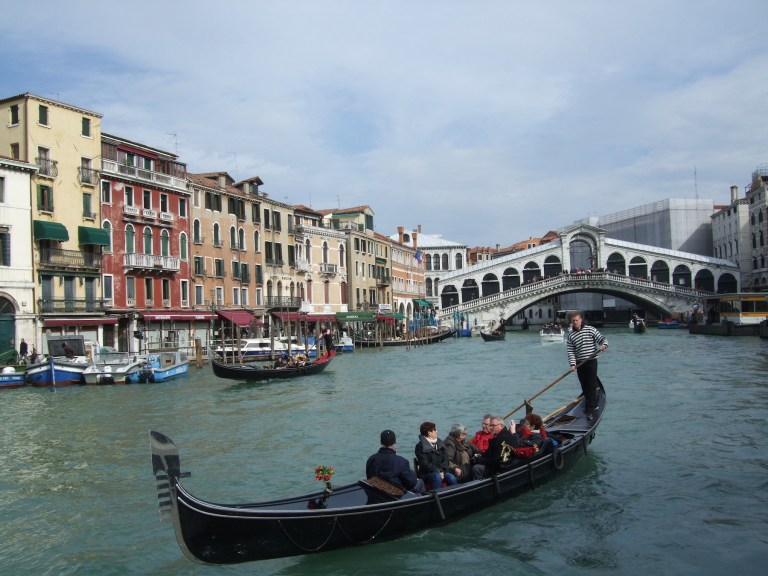
#> input picture đồ án/venice.jpg, 768 x 576 px, found by its file name
$ jupyter execute --allow-errors Photo_Sketching.ipynb   (shell and % lines are left out)
#> lines starting #> are read from the running program, lines starting #| are printed output that depends on the picture
#Cách 1:

[cell 1]
# Python program to Convert Image into sketch


# import all the required modules
import numpy as np
import imageio
import scipy.ndimage
import cv2
from google.colab.patches import cv2_imshow

# take image input and assign variable to it
img = "/content/venice.jpg"


# function to convert image into sketch
def rgb2gray(rgb):
	# 2 dimensional array to convert image to sketch
	return np.dot(rgb[..., :3], [0.2989, 0.5870, .1140])


def dodge(front, back):

	# if image is greater than 255 (which is not possible) it will convert it to 255
	final_sketch = front*255/(255-back)
	final_sketch[final_sketch > 255] = 255
	final_sketch[back == 255] = 255

	# to convert any suitable existing column to categorical type we will use apect function
	# and uint8 is for 8-bit signed integer
	return final_sketch.astype('uint8')


ss = imageio.imread(img)
#> ss is the input picture: shape (576, 768, 3); mean R, G, B 123.6, 135.2, 142
gray = rgb2gray(ss)
#> in rgb2gray, `return np.dot(rgb[..., :3], [0.2989, 0.5870, .1140])`:
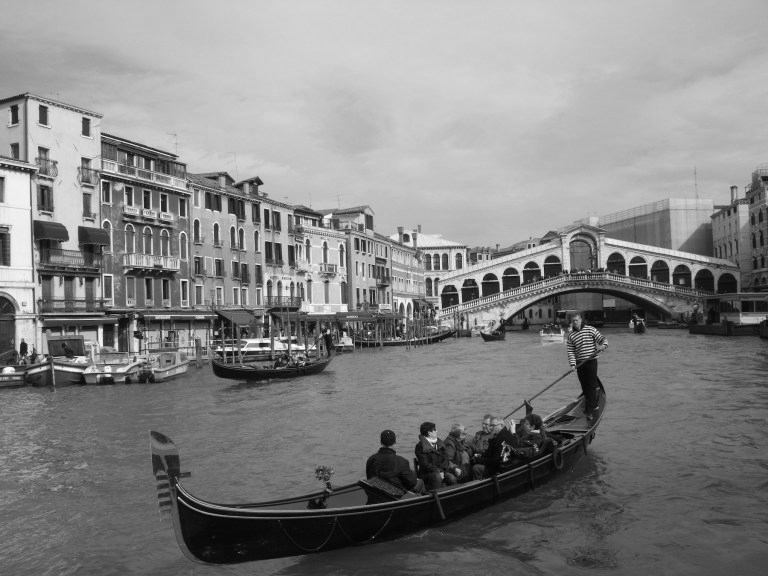
#> returned value: shape (576, 768) float64; min 0, max 255, mean 132.5

i = 255-gray
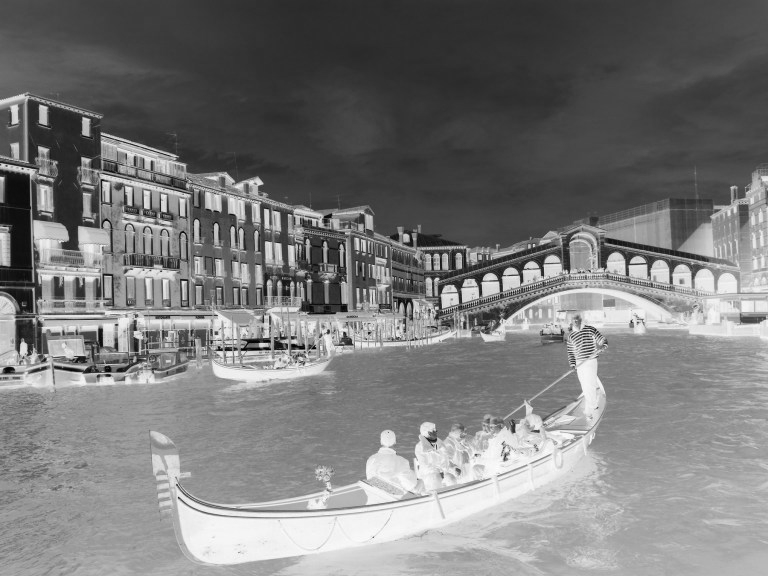
#> i: shape (576, 768) float64; min 0.0255, max 255, mean 122.5


# to convert into a blur image
blur = scipy.ndimage.filters.gaussian_filter(i, sigma=21)
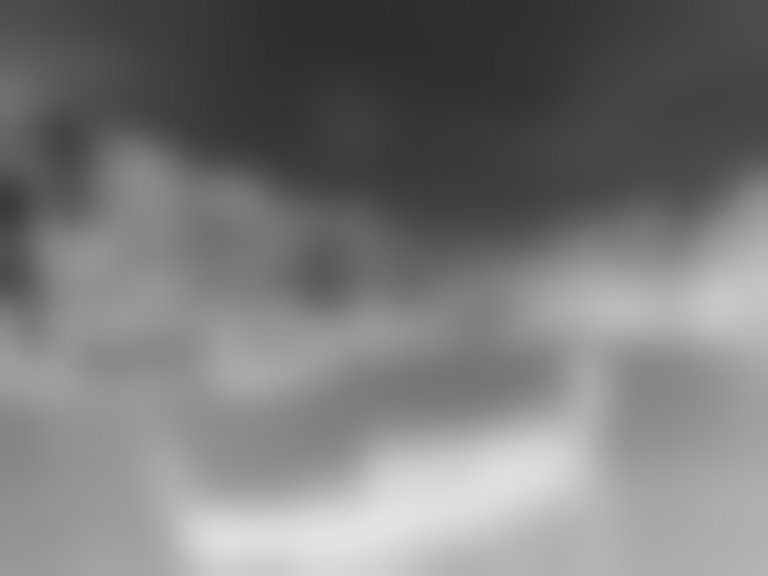
#> blur: shape (576, 768) float64; min 44.64, max 226.4, mean 122.5


# calling the fuction
r = dodge(blur, gray)
#> in dodge, `final_sketch[final_sketch > 255] = 255`:
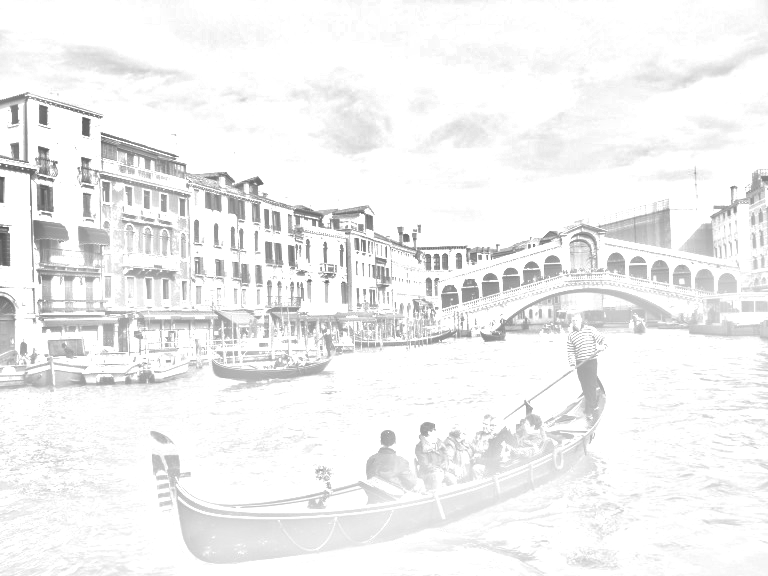
#> final_sketch: shape (576, 768) float64; min 81.78, max 255, mean 241.6

cv2_imshow(r)

#Cách 2:

[cell 2]
import cv2
from google.colab.patches import cv2_imshow
image = cv2.imread('/content/venice.jpg')  # loads an image from the specified file
# convert an image from one color space to another
grey_img = cv2.cvtColor(image, cv2.COLOR_BGR2GRAY)
invert = cv2.bitwise_not(grey_img)  # helps in masking of the image
# sharp edges in images are smoothed while minimizing too much blurring
blur = cv2.GaussianBlur(invert, (21, 21), 0)
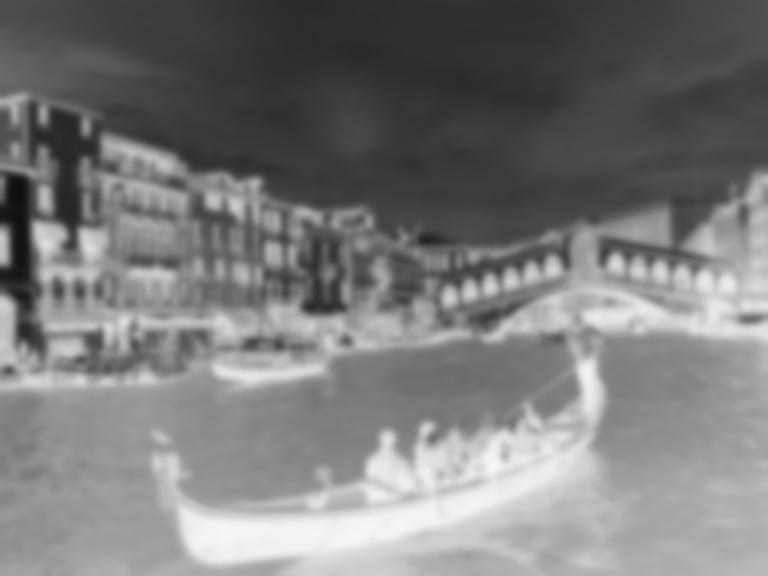
#> blur: shape (576, 768); min 15, max 246, mean 122.5
invertedblur = cv2.bitwise_not(blur)
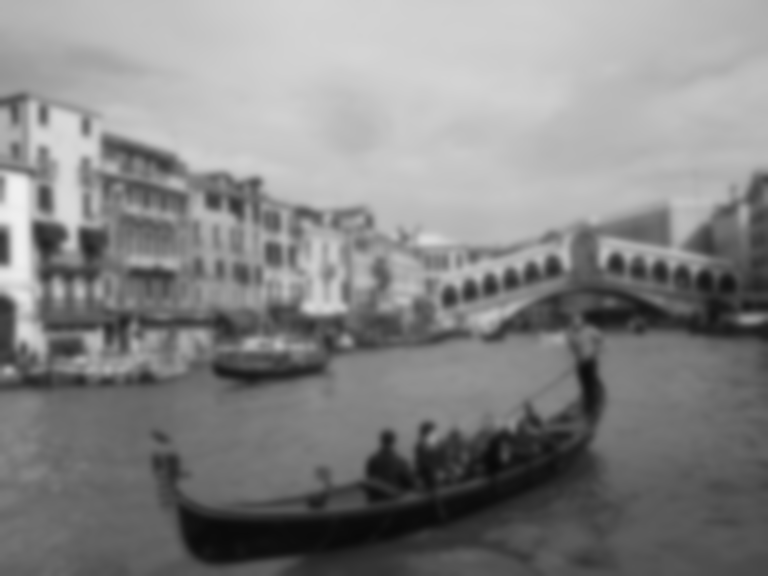
#> invertedblur: shape (576, 768); min 9, max 240, mean 132.5
sketch = cv2.divide(grey_img, invertedblur, scale=256.0)
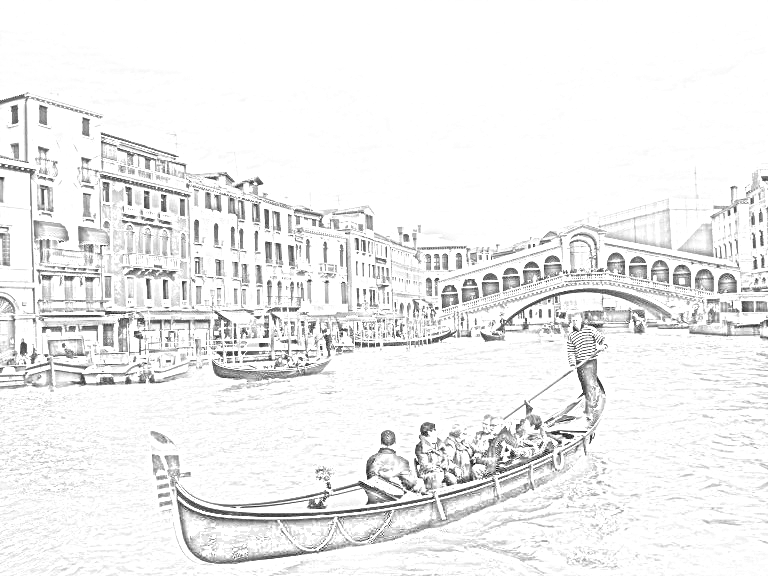
#> sketch: shape (576, 768); min 0, max 255, mean 239
cv2_imshow(sketch)
# cv2.imwrite("sketch.png", sketch)  # converted image is saved as mentioned name

$ run again, with đồ án/amsterdam1.jpg copied over đồ án/venice.jpg
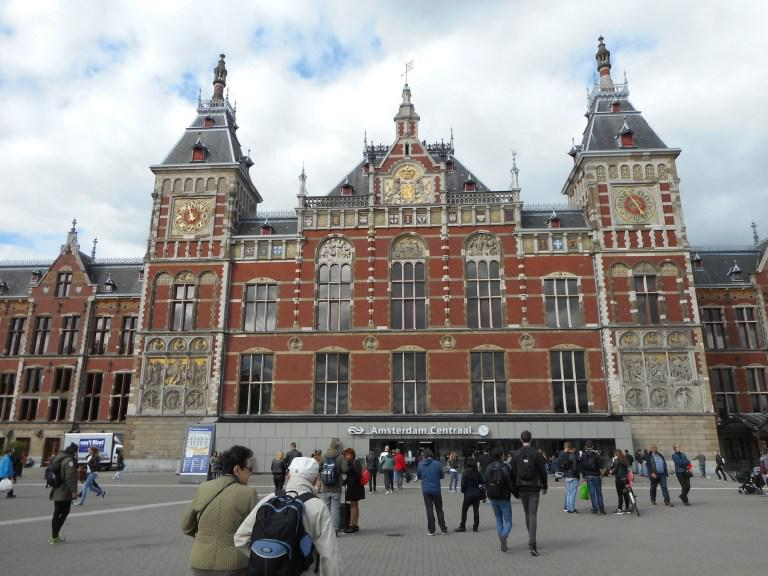
#> input picture đồ án/amsterdam1.jpg, 768 x 576 px, found by its file name
#> ss is the input picture: shape (576, 768, 3); mean R, G, B 146.2, 143.2, 141.2
#> `blur = cv2.GaussianBlur(invert, (21, 21), 0)`:
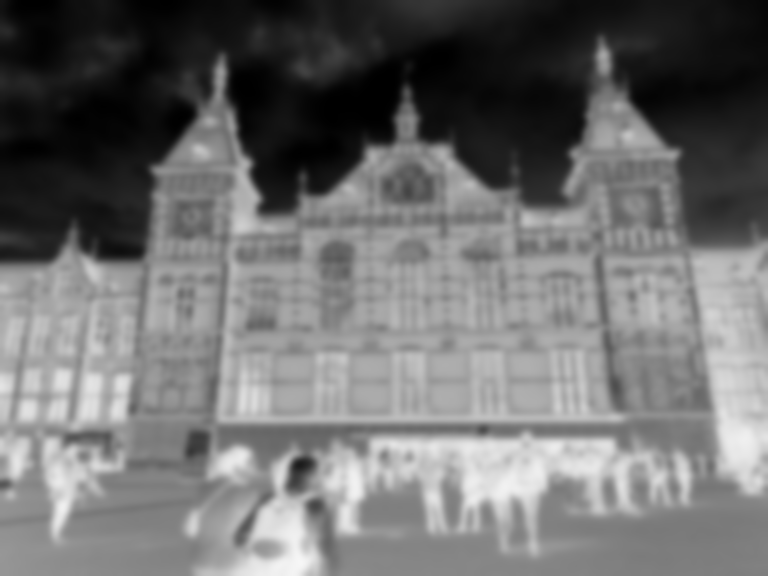
#> blur: shape (576, 768); min 0, max 246, mean 111.1
#> `sketch = cv2.divide(grey_img, invertedblur, scale=256.0)`:
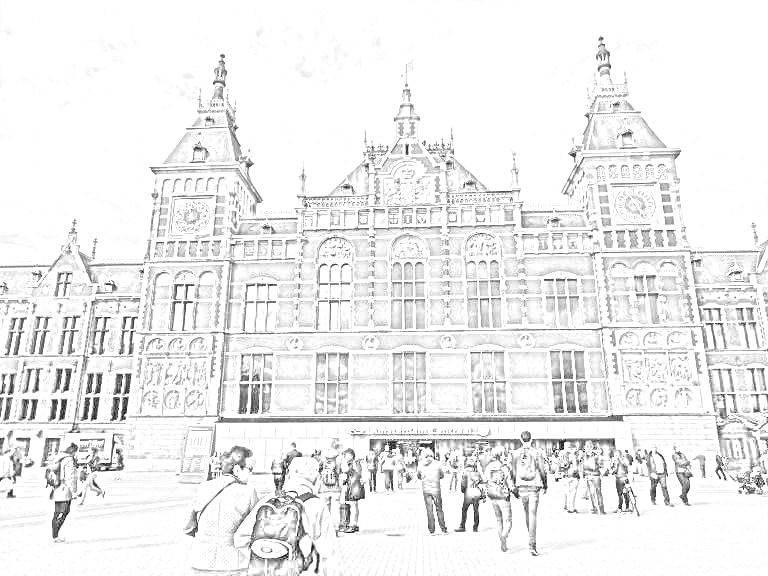
#> sketch: shape (576, 768); min 0, max 255, mean 237.6
